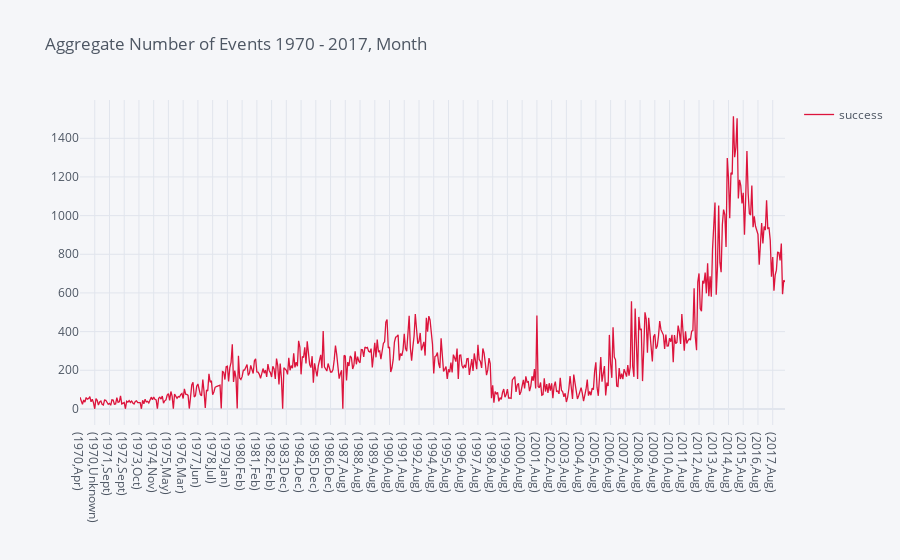

The notebook cell saved with this chart:
### Markdown cell above
#### Years-Months 
***
Yearly successful attacks with aggregates of each month

### Code cell
title = 'Aggregate Number of Events 1970 - 2017, Month'
plot_type = 'line'
data.groupby(['iyear','month'])[['success']].sum().iplot(kind=plot_type,color='crimson',legend=True,title=title)

### Figure 1 — Plotly figure (JSON) as saved in the notebook; plotly's stock layout.template omitted (floating-point values rounded to 4 significant figures; data arrays with more than 128 entries replaced by an {"elided": "..."} marker saying what was removed)
{"data": [{"line": {"color": "rgba(220, 20, 60, 1.0)", "dash": "solid", "shape": "linear", "width": 1.3}, "mode": "lines", "name": "success", "text": "", "type": "scatter", "x": {"elided": "575 str values"}, "y": {"elided": "575 int values"}}], "layout": {"legend": {"bgcolor": "#F5F6F9", "font": {"color": "#4D5663"}}, "paper_bgcolor": "#F5F6F9", "plot_bgcolor": "#F5F6F9", "showlegend": true, "title": {"font": {"color": "#4D5663"}, "text": "Aggregate Number of Events 1970 - 2017, Month"}, "xaxis": {"gridcolor": "#E1E5ED", "showgrid": true, "tickfont": {"color": "#4D5663"}, "title": {"font": {"color": "#4D5663"}, "text": ""}, "zerolinecolor": "#E1E5ED"}, "yaxis": {"gridcolor": "#E1E5ED", "showgrid": true, "tickfont": {"color": "#4D5663"}, "title": {"font": {"color": "#4D5663"}, "text": ""}, "zerolinecolor": "#E1E5ED"}}}
